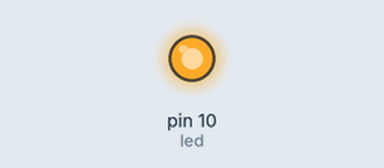
Recording of a sketch running on a simulated Arduino Uno, built with avr-gcc and run on an emulated ATmega328P. Shown: output pins drawn as LEDs (lit = HIGH).

Above: at 0.2 s.
At 12.6 s:
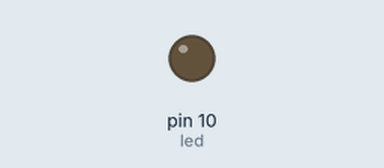
Timing chart, 0 to 13.3 s (numbered marks = the images above):
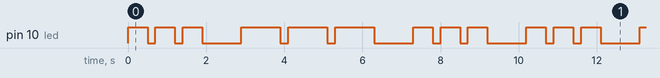

The sketch:

test_SOS_blink.ino
```cpp
int led = 10;

void setup() {
  pinMode(led, OUTPUT);
}

void loop() {
  digitalWrite(led, HIGH);
  delay(500);
  digitalWrite(led, LOW);
  delay(200);
  digitalWrite(led,HIGH);
  delay(500);
  digitalWrite(led,LOW);
  delay(200);
  digitalWrite(led,HIGH);
  delay(500);
  digitalWrite(led,LOW);
  delay(1000);
   digitalWrite(led, HIGH);
  delay(1000);
  digitalWrite(led, LOW);
  delay(200);
  digitalWrite(led,HIGH);
  delay(1000);
  digitalWrite(led,LOW);
  delay(200);
  digitalWrite(led,HIGH);
  delay(1000);
  digitalWrite(led,LOW);
  delay(1000);
  digitalWrite(led, HIGH);
  delay(500);
  digitalWrite(led, LOW);
  delay(200);
  digitalWrite(led,HIGH);
  delay(500);
  digitalWrite(led,LOW);
  delay(200);
  digitalWrite(led,HIGH);
  delay(500);
  digitalWrite(led,LOW);
  delay(1000);
}
```

Measured:
- by itself, pin 10 (led): repeats every 10.2 s: 2 × (LOW 0.20 s, HIGH 0.50 s), LOW 1.0 s, 2 × (HIGH 1.0 s, LOW 0.20 s), HIGH 1.0 s, LOW 1.0 s, 2 × (HIGH 0.50 s, LOW 0.20 s), HIGH 0.50 s, LOW 1.0 s, HIGH 0.50 s
- by itself, everything shown: repeats every 10.2 s, in 18 steps
